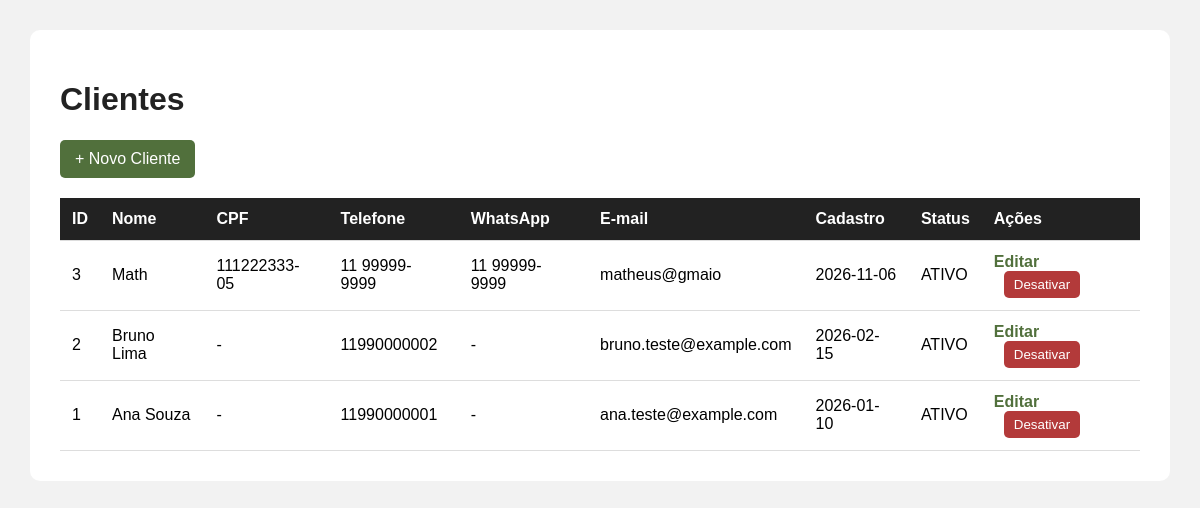
Screenshot of /clientes with the database file from the repository.
### tables this page shows
CREATE TABLE cliente (
    id_cliente INTEGER PRIMARY KEY AUTOINCREMENT,
    nome VARCHAR(120) NOT NULL,
    cpf VARCHAR(14) UNIQUE,
    cep VARCHAR(9),
    telefone VARCHAR(20),
    whatsapp VARCHAR(20),
    email VARCHAR(120) UNIQUE,
    endereco VARCHAR(200),
    data_cadastro DATE NOT NULL,
    status TEXT NOT NULL DEFAULT 'ATIVO'
        CHECK (status IN ('ATIVO', 'INATIVO'))
);

### app.py (the view)
@app.route("/clientes")
def pagina_clientes():
    conexao = conectar_banco()
    clientes = conexao.execute(
        "SELECT * FROM cliente ORDER BY id_cliente DESC"
    ).fetchall()
    conexao.close()
    return render_template(
        "clientes.html",
        clientes=clientes
    )

### app.py (called while the page is built)
def conectar_banco():
    conexao = sqlite3.connect("banco.db")
    conexao.row_factory = sqlite3.Row
    return conexao

### templates/clientes.html (shortened to what this page needs)
<!DOCTYPE html>
<html lang="pt-BR">
<head>
</head>
<body>
<div class="container">
    <h1>Clientes</h1>
    <a href="/novo-cliente" class="novo">+ Novo Cliente</a>
    <table>
        <thead>
            <tr>
                <th>ID</th>
                <th>Nome</th>
                <th>CPF</th>
                <th>Telefone</th>
                <th>WhatsApp</th>
                <th>E-mail</th>
                <th>Cadastro</th>
                <th>Status</th>
                <th>Ações</th>
            </tr>
        </thead>
        <tbody>
            {% for cliente in clientes %}
            <tr>
                <td>{{ cliente.id_cliente }}</td>
                <td>{{ cliente.nome }}</td>
                <td>{{ cliente.cpf or '-' }}</td>
                <td>{{ cliente.telefone or '-' }}</td>
                <td>{{ cliente.whatsapp or '-' }}</td>
                <td>{{ cliente.email or '-' }}</td>
                <td>{{ cliente.data_cadastro }}</td>
                <td>{{ cliente.status }}</td>
                <td>
                    <a href="/editar-cliente/{{ cliente.id_cliente }}"
                       style="color: #51703C; text-decoration: none; font-weight: bold;">
                       Editar
                    </a>
                    <form action="/alternar-status-cliente/{{ cliente.id_cliente }}"
                          method="POST"
                          style="display: inline; margin-left: 10px;">
                        {% if cliente.status == 'ATIVO' %}
                            <button type="submit"
                                    style="background: #b33a3a; color: white; border: none; padding: 6px 10px; border-radius: 5px; cursor: pointer;">
                                Desativar
                            </button>
                        {% else %}
                            <button type="submit"
                                    style="background: #51703C; color: white; border: none; padding: 6px 10px; border-radius: 5px; cursor: pointer;">
                                Ativar
                            </button>
                        {% endif %}
                    </form>
                </td>
            </tr>
            {% endfor %}
        </tbody>
    </table>
</div>
</body>
</html>

### templates/clientes.html (style rules this page uses)
body { font-family: Arial, sans-serif; background: #f2f2f2; margin: 0; padding: 30px; }
.container { max-width: 1200px; margin: auto; background: white; padding: 30px; border-radius: 10px; }
h1 { color: #222; }
.novo { display: inline-block; background: #51703C; color: white; padding: 10px 15px; text-decoration: none; border-radius: 5px; margin-bottom: 20px; }
table { width: 100%; border-collapse: collapse; background: white; }
th, td { padding: 12px; border-bottom: 1px solid #ddd; text-align: left; }
th { background: #222; color: white; }

### rows the page displays
cliente: id_cliente "3", nome "Math", cpf "111222333-05", telefone "11 99999-9999", whatsapp "11 99999-9999", email "matheus@gmaio", data_cadastro "2026-11-06", status "ATIVO", shows "Desativar"
cliente: id_cliente "2", nome "Bruno Lima", cpf "-", telefone "11990000002", whatsapp "-", email "bruno.teste@example.com", data_cadastro "2026-02-15", status "ATIVO", shows "Desativar"
cliente: id_cliente "1", nome "Ana Souza", cpf "-", telefone "11990000001", whatsapp "-", email "ana.teste@example.com", data_cadastro "2026-01-10", status "ATIVO", shows "Desativar"
